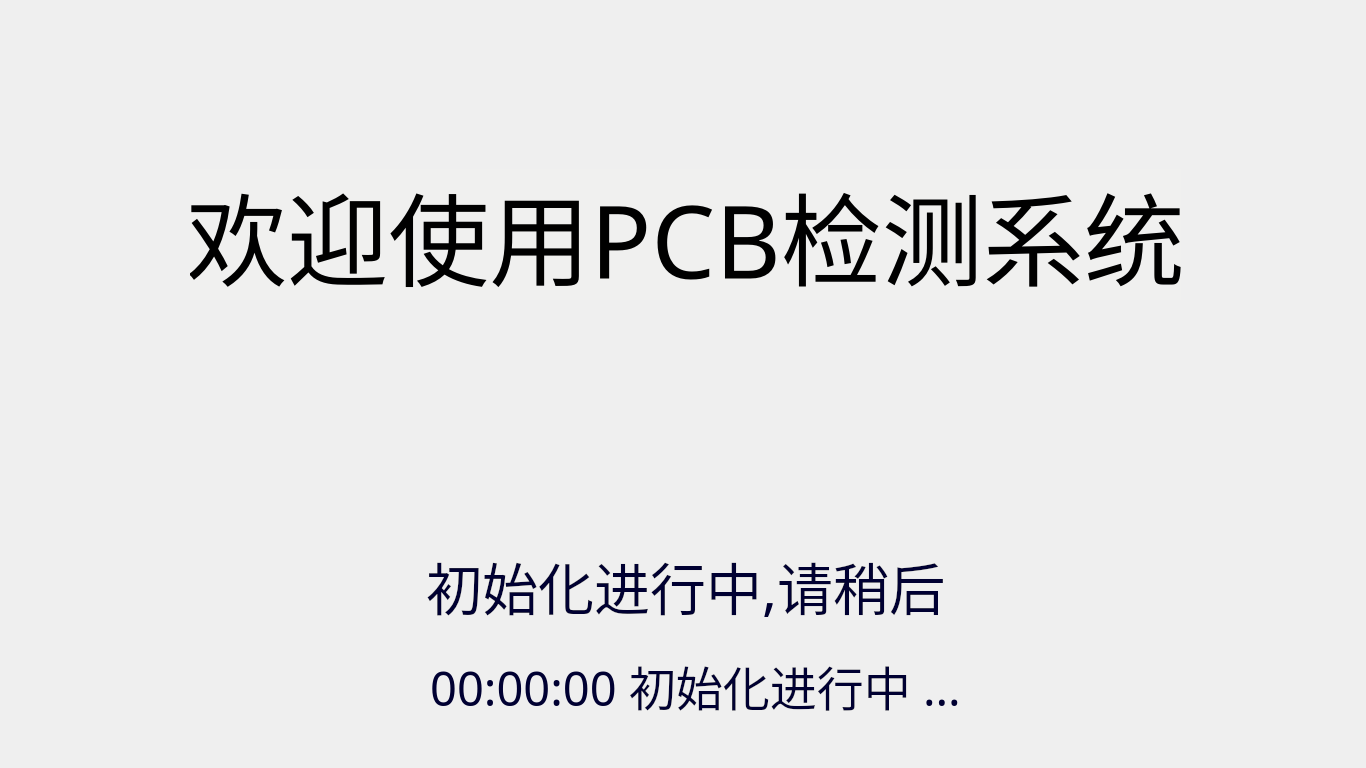
<?xml version="1.0" encoding="UTF-8"?>
<ui version="4.0">
 <class>LaunchUI</class>
 <widget class="QWidget" name="LaunchUI">
  <property name="geometry">
   <rect>
    <x>0</x>
    <y>0</y>
    <width>1366</width>
    <height>768</height>
   </rect>
  </property>
  <property name="windowTitle">
   <string>LaunchUI</string>
  </property>
  <widget class="QLabel" name="label_background">
   <property name="geometry">
    <rect>
     <x>0</x>
     <y>0</y>
     <width>1366</width>
     <height>768</height>
    </rect>
   </property>
   <property name="styleSheet">
    <string notr="true">border-image: url(:/PCBDetect/icons/screen.png);</string>
   </property>
   <property name="text">
    <string/>
   </property>
  </widget>
  <widget class="QLabel" name="label">
   <property name="geometry">
    <rect>
     <x>190</x>
     <y>169</y>
     <width>991</width>
     <height>131</height>
    </rect>
   </property>
   <property name="font">
    <font>
     <family>楷体</family>
     <pointsize>76</pointsize>
     <weight>50</weight>
     <italic>false</italic>
     <bold>false</bold>
    </font>
   </property>
   <property name="styleSheet">
    <string notr="true">font: 76pt &quot;楷体&quot;;
color: rgb(0, 0, 00);
background-color: rgba(250, 245, 240, 10);</string>
   </property>
   <property name="text">
    <string>欢迎使用PCB检测系统</string>
   </property>
   <property name="alignment">
    <set>Qt::AlignCenter</set>
   </property>
  </widget>
  <widget class="QLabel" name="label_2">
   <property name="geometry">
    <rect>
     <x>390</x>
     <y>550</y>
     <width>591</width>
     <height>71</height>
    </rect>
   </property>
   <property name="font">
    <font>
     <family>SimSun-ExtB</family>
     <pointsize>42</pointsize>
     <weight>15</weight>
     <italic>false</italic>
     <bold>false</bold>
    </font>
   </property>
   <property name="styleSheet">
    <string notr="true">background-color: rgba(250, 245, 240, 0);
font: 120 42pt &quot;SimSun-ExtB&quot;;
color: rgb(0, 0, 50);</string>
   </property>
   <property name="text">
    <string>初始化进行中,请稍后</string>
   </property>
   <property name="alignment">
    <set>Qt::AlignCenter</set>
   </property>
  </widget>
  <widget class="QLabel" name="label_status">
   <property name="geometry">
    <rect>
     <x>310</x>
     <y>660</y>
     <width>771</width>
     <height>51</height>
    </rect>
   </property>
   <property name="font">
    <font>
     <family>SimSun-ExtB FB</family>
     <pointsize>35</pointsize>
     <weight>12</weight>
     <italic>false</italic>
     <bold>false</bold>
    </font>
   </property>
   <property name="styleSheet">
    <string notr="true">background-color: rgba(255, 245, 240, 0);
font: 100 35pt &quot;SimSun-ExtB FB&quot;;
color: rgb(0, 0, 50);</string>
   </property>
   <property name="text">
    <string>00:00:00 初始化进行中 ...</string>
   </property>
   <property name="alignment">
    <set>Qt::AlignCenter</set>
   </property>
  </widget>
 </widget>
 <layoutdefault spacing="6" margin="11"/>
 <resources>
  <include location="PCBDetect.qrc"/>
 </resources>
 <connections/>
</ui>
